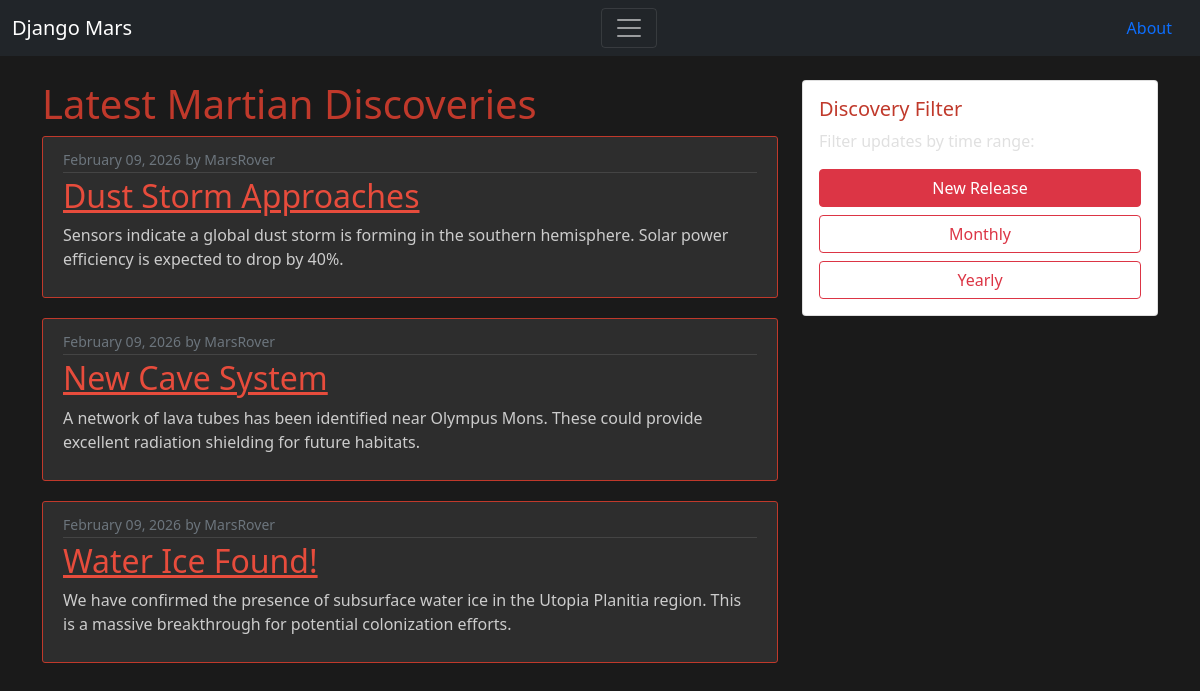
/mars/news/, run on the app's committed database.
### mars/models.py (models this page shows, shortened)
class Discovery(models.Model):
    title = models.CharField(max_length=100)
    content = models.TextField()
    date_posted = models.DateTimeField(default=timezone.now)
    author = models.ForeignKey(User, on_delete=models.CASCADE)

### mars/views.py (the view)
# urls.py: path('news/', views.news, name='MARS NEWS'),
def news(request):
    context = {
        'discoveries': Discovery.objects.all().order_by('-date_posted')
    }
    return render(request, "mars/news.html", context)

### mars/templates/mars/news.html
{% extends "mars/base.html" %}
{% block content %}
<h1>{% if filter_title %}{{ filter_title }}{% else %}Latest Martian Discoveries{% endif %}</h1>
{% for post in discoveries %}
<article class="media content-section">
    <div class="media-body">
        <div class="article-metadata">
            <small class="text-muted">{{ post.date_posted|date:"F d, Y" }}</small>
            <small class="text-muted">by {{ post.author }}</small>
        </div>
        <h2><a class="article-title" href="#">{{ post.title }}</a></h2>
        <p class="article-content">{{ post.content }}</p>
    </div>
</article>
{% endfor %}
{% endblock content %}

### mars/static/mars/main.css (style rules this page uses)
body { background: #1a1a1a; color: #e0e0e0; margin-top: 5rem; }
h1, h2, h3, h4, h5, h6 { color: #c0392b; }
.content-section { background: #2d2d2d; padding: 10px 20px; border: 1px solid #c0392b; border-radius: 3px; margin-bottom: 20px; }
.article-title { color: #e74c3c; }
.article-content { white-space: pre-line; color: #cccccc; }
.article-metadata { padding-bottom: 1px; margin-bottom: 4px; border-bottom: 1px solid #444; }

### data on the page
Discovery: date_posted "February 09, 2026", author "MarsRover", title "Dust Storm Approaches", content "Sensors indicate a global dust storm is forming in the southern hemisphere. Solar power efficiency is expected to drop by 40%."
Discovery: date_posted "February 09, 2026", author "MarsRover", title "New Cave System", content "A network of lava tubes has been identified near Olympus Mons. These could provide excellent radiation shielding for future habitats."
Discovery: date_posted "February 09, 2026", author "MarsRover", title "Water Ice Found!", content "We have confirmed the presence of subsurface water ice in the Utopia Planitia region. This is a massive breakthrough for potential colonization efforts."
